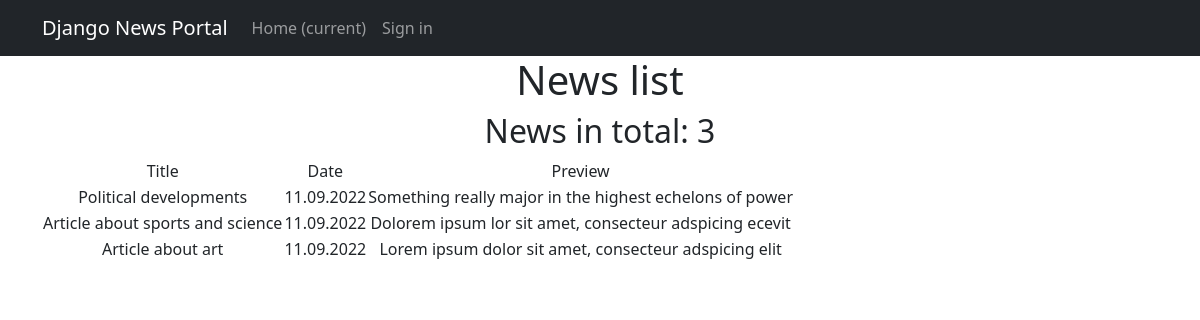
The page /news/ on the database as committed earlier.
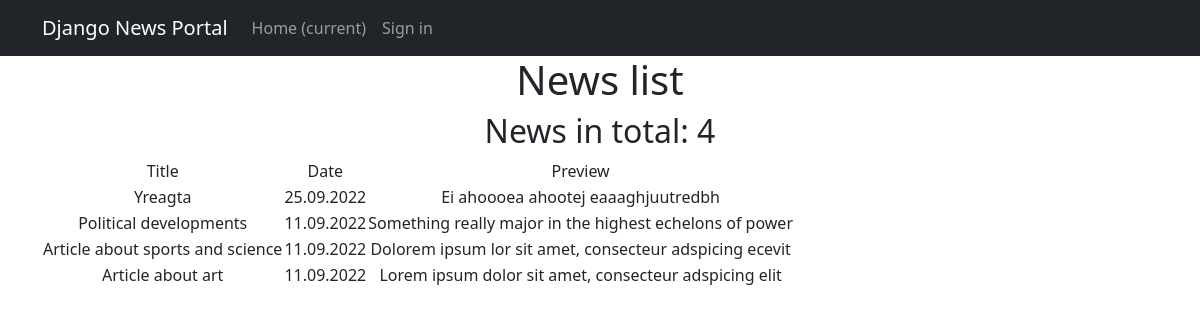
The same page on the database as committed later.
### news/models.py (models this page shows, shortened)
class Post(models.Model):
    postAuthor = models.ForeignKey(Author, on_delete=models.CASCADE)
    dateCreated = models.DateTimeField(auto_now_add=True)
    header = models.CharField(max_length=128)
    text = models.TextField()
    rating = models.IntegerField(default=0)
    regular_article = 'R'
    news_article = 'N'
    TYPES = [
        (regular_article, 'Article'),
        (news_article, 'News')
    ]
    type = models.CharField(max_length=1, choices=TYPES, default=regular_article)
    categories = models.ManyToManyField(Category, through='PostCategory')

### news/views.py (the view)
# urls.py: path('', cache_page(60)(PostList.as_view()), name='news_list'),
class PostList(ListView):
    model = Post
    ordering = '-dateCreated'
    template_name = 'newslist.html'
    context_object_name = 'allnews'
    paginate_by = 10
    def get_queryset(self):
        queryset = super().get_queryset()
        self.filterset = PostFilter(self.request.GET, queryset)
        return self.filterset.qs
    def get_context_data(self, **kwargs):
        context = super().get_context_data(**kwargs)
        context['time_now'] = datetime.utcnow()
        context['filterset'] = self.filterset
        context['login_user_id'] = self.request.user.pk
        return context

### news/templatetags/custom_filters.py (called while the page is built)
@register.filter()
def censor(text):
    try:
        if not isinstance(text, str):
            raise TypeError('Censored text is not a string')
    except TypeError:
        print('Censored text is not of string type')
    else:
        wordlist = text.split()
        for i, j in enumerate(wordlist):
            if j.lower() in PROFANITIES:
                j = j[0] + '*' * (len(j) - 1)
                wordlist[i] = j
        return ' '.join(wordlist)

### templates/newslist.html (shortened to what this page needs)
{% extends 'default.html' %}
{% load custom_filters %}
{% block content %}
   <h1>News list</h1>
   <h2>News in total: {{ allnews|length }}</h2>
   {% if allnews %}
       <table>
           <tr>
               <td>Title</td>
               <td>Date</td>
               <td>Preview</td>
           </tr>
           {% for post in allnews %}
           <tr>
               <td>{{ post.header }}</td>
               <td>{{ post.dateCreated|date:'d.m.Y' }}</td>
               <td>{{ post.text|truncatewords:20|censor }}</td>
           </tr>
           {% endfor %}
       </table>
   {% else %}
       <h2>No news yet!</h2>
   {% endif %}
{% endblock content %}

Rows that differ between the two databases and show on the page:
added Post: header "Yreagta", dateCreated "25.09.2022", text|censor "Ei ahoooea ahootej eaaaghjuutredbh"
Other text that changed with them:
{{ allnews|length }}: "3" → "4"
